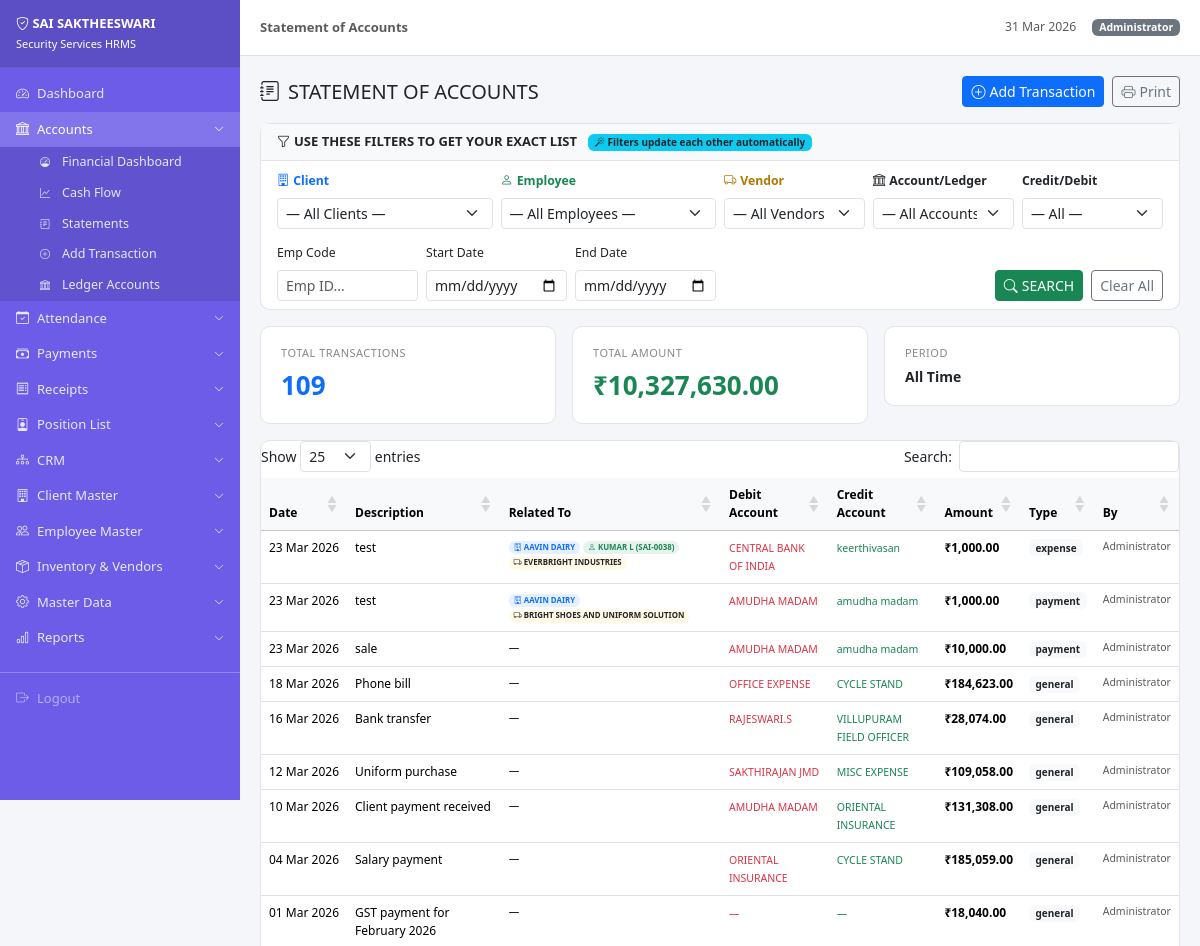
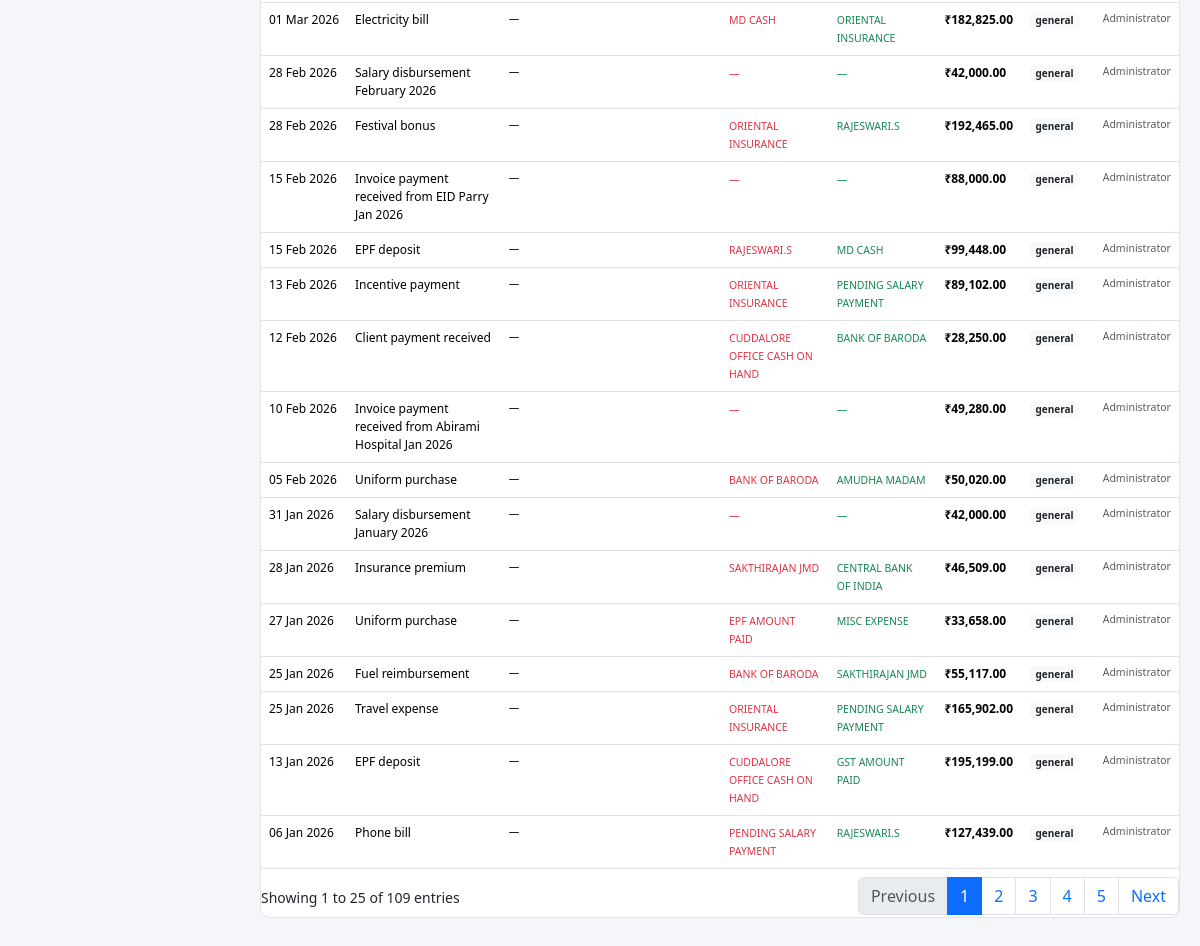
The page /index.php?url=accounts/statements (signed in) on the database its author committed (2 pictures, top to bottom).
### tables this page shows
CREATE TABLE `transactions` (
  `id` int(11) NOT NULL,
  `txn_date` date DEFAULT NULL,
  `description` text DEFAULT NULL,
  `debit_ledger_id` int(11) DEFAULT NULL,
  `credit_ledger_id` int(11) DEFAULT NULL,
  `client_id` int(11) DEFAULT NULL,
  `employee_id` int(11) DEFAULT NULL,
  `vendor_id` int(11) DEFAULT NULL,
  `txn_type` varchar(50) DEFAULT 'general',
  `amount` decimal(12,2) DEFAULT NULL,
  `remarks` text DEFAULT NULL,
  `created_by` int(11) DEFAULT NULL,
  `created_at` timestamp NOT NULL DEFAULT current_timestamp()
);

CREATE TABLE `clients` (
  `id` int(11) NOT NULL,
  `client_code` varchar(20) DEFAULT NULL,
  `company_name` varchar(200) NOT NULL,
  `contact_person` varchar(100) DEFAULT NULL,
  `role` varchar(50) DEFAULT NULL,
  `mobile` varchar(15) DEFAULT NULL,
  `whatsapp` varchar(15) DEFAULT NULL,
  `phone` varchar(20) DEFAULT NULL,
  `ext_no` varchar(20) DEFAULT NULL,
  `email` varchar(100) DEFAULT NULL,
  `gstin` varchar(20) DEFAULT NULL,
  `address` text DEFAULT NULL,
  `branch` varchar(50) DEFAULT 'CUDDALORE(HO)',
  `field_officer` varchar(100) DEFAULT NULL,
  `state` varchar(50) DEFAULT 'TAMIL NADU',
  `district` varchar(50) DEFAULT NULL,
  `taluk` varchar(50) DEFAULT NULL,
  `town` varchar(50) DEFAULT NULL,
  `pincode` varchar(10) DEFAULT NULL,
  `service_shifts` varchar(255) DEFAULT NULL,
  `invoice_schedule` varchar(100) DEFAULT NULL,
  `invoice_calculation_by` varchar(100) DEFAULT NULL,
  `bill_type` enum('GST','RCM','EXEMPT') DEFAULT 'GST',
  `status` enum('pre_client','active','inactive') DEFAULT 'pre_client',
  `reference` varchar(100) DEFAULT NULL,
  `work_order_no` varchar(50) DEFAULT NULL,
  `contract_start` date DEFAULT NULL,
  `contract_end` date DEFAULT NULL,
  `contract_value` decimal(15,2) DEFAULT 0.00,
  `notes` text DEFAULT NULL,
  `created_at` timestamp NOT NULL DEFAULT current_timestamp(),
  `quotation_file` varchar(255) DEFAULT NULL,
  `preclient_remarks` text DEFAULT NULL,
  `gst_exempted` varchar(10) DEFAULT 'No',
  `gst_calc_method` varchar(50) DEFAULT NULL,
  `sac_code` varchar(50) DEFAULT NULL,
  `salary_calc_employee` varchar(50) DEFAULT NULL,
  `month_denominator` varchar(50) DEFAULT NULL,
  `work_order_date` date DEFAULT NULL,
  `tds_avail` varchar(10) DEFAULT 'No',
  `tds_percent` decimal(5,2) DEFAULT NULL,
  `tds_on_gst_percent` decimal(5,2) DEFAULT NULL,
  `epf_avail` varchar(10) DEFAULT 'No',
  `epf_percent` decimal(5,2) DEFAULT NULL,
  `epf_on_value` varchar(50) DEFAULT NULL,
  `esi_avail` varchar(10) DEFAULT 'No',
  `esi_percent` decimal(5,2) DEFAULT NULL,
  `esi_on_value` varchar(50) DEFAULT NULL,
  `weekly_off_for` varchar(255) DEFAULT NULL,
  `company_off_days` varchar(255) DEFAULT NULL,
  `hours_per_duty` int(11) DEFAULT 8,
  `bill_send_by` varchar(50) DEFAULT NULL,
  `grace_period` int(11) DEFAULT 0,
  `service_charges_avail` varchar(10) DEFAULT 'No',
  `service_charges_type` varchar(20) DEFAULT NULL,
  `service_charges_value` decimal(10,2) DEFAULT NULL,
  `doc_attach_invoice` text DEFAULT NULL,
  `prev_contractor_name` varchar(100) DEFAULT NULL,
  `prev_contractor_mobile` varchar(20) DEFAULT NULL,
  `strength` varchar(50) DEFAULT NULL,
  `bank_account_show` varchar(100) DEFAULT NULL,
  `bill_header` varchar(10) DEFAULT 'YES',
  `bill_footer` varchar(10) DEFAULT 'YES'
);

CREATE TABLE `employees` (
  `id` int(11) NOT NULL,
  `emp_code` varchar(20) DEFAULT NULL,
  `name` varchar(100) NOT NULL,
  `father_name` varchar(100) DEFAULT NULL,
  `mother_name` varchar(100) DEFAULT NULL,
  `photo` varchar(255) DEFAULT NULL,
  `designation` varchar(100) DEFAULT NULL,
  `doj` date DEFAULT NULL,
  `date_of_walkin` date DEFAULT NULL,
  `dob` date DEFAULT NULL,
  `gender` enum('Male','Female') DEFAULT 'Male',
  `married_status` enum('Single','Married','Divorced','Widowed') DEFAULT 'Single',
  `blood_group_id` int(11) DEFAULT NULL,
  `mobile` varchar(15) DEFAULT NULL,
  `whatsapp_number` varchar(15) DEFAULT NULL,
  `email_id` varchar(100) DEFAULT NULL,
  `qualification_id` int(11) DEFAULT NULL,
  `address` text DEFAULT NULL,
  `communication_state_id` int(11) DEFAULT NULL,
  `communication_district_id` int(11) DEFAULT NULL,
  `communication_taluk_id` int(11) DEFAULT NULL,
  `communication_town_id` int(11) DEFAULT NULL,
  `communication_pincode` varchar(10) DEFAULT NULL,
  `permanent_address` text DEFAULT NULL,
  `aadhaar` varchar(12) DEFAULT NULL,
  `pan` varchar(10) DEFAULT NULL,
  `uan_no` varchar(20) DEFAULT NULL,
  `esi_no` varchar(20) DEFAULT NULL,
  `bank_name` varchar(100) DEFAULT NULL,
  `bank_account` varchar(20) DEFAULT NULL,
  `bank_ifsc` varchar(15) DEFAULT NULL,
  `basic_wage` decimal(10,2) DEFAULT 0.00,
  `epf_applicable` tinyint(1) DEFAULT 1,
  `esi_applicable` tinyint(1) DEFAULT 1,
  `insurance_amount` decimal(8,2) DEFAULT 0.00,
  `field_officer_id` int(11) DEFAULT NULL,
  `branch_id` int(11) DEFAULT NULL,
  `status` enum('pre_employee','active','inactive') DEFAULT 'pre_employee',
  `created_at` timestamp NOT NULL DEFAULT current_timestamp(),
  `emg_contact_name` varchar(100) DEFAULT NULL,
  `emg_contact_relation_id` int(11) DEFAULT NULL,
  `emg_contact_mobile` varchar(15) DEFAULT NULL,
  `trusted_person_name` varchar(100) DEFAULT NULL,
  `trusted_person_relation_id` int(11) DEFAULT NULL,
  `trusted_person_mobile` varchar(15) DEFAULT NULL,
  `introducer_relate_id` int(11) DEFAULT NULL,
  `intro_employee_id` int(11) DEFAULT NULL,
  `introducer_name` varchar(100) DEFAULT NULL,
  `introducer_mobile` varchar(15) DEFAULT NULL,
  `height_cm` decimal(5,2) DEFAULT NULL,
  `weight_kg` decimal(5,2) DEFAULT NULL,
  `chest_inches` decimal(5,2) DEFAULT NULL,
  `hip_inches` decimal(5,2) DEFAULT NULL,
  `body_type_id` int(11) DEFAULT NULL,
  `work_exp_years` int(11) DEFAULT 0,
  `prev_company` varchar(255) DEFAULT NULL,
  `prev_contact_number` varchar(15) DEFAULT NULL,
  `prev_strength` varchar(100) DEFAULT NULL,
  `reason_for_relieve` text DEFAULT NULL,
  `expected_salary_1` decimal(10,2) DEFAULT NULL,
  `expected_salary_2` decimal(10,2) DEFAULT NULL,
  `work_hours` int(11) DEFAULT 8,
  `expected_designation_id_1` int(11) DEFAULT NULL,
  `expected_designation_id_2` int(11) DEFAULT NULL,
  `expected_company_id_1` int(11) DEFAULT NULL,
  `expected_company_id_2` int(11) DEFAULT NULL,
  `exp_state_id` int(11) DEFAULT NULL,
  `exp_district_id` int(11) DEFAULT NULL,
  `exp_taluk_id` int(11) DEFAULT NULL,
  `exp_town_id` int(11) DEFAULT NULL,
  `convicted` enum('No','Yes') DEFAULT 'No',
  `convicted_reason` text DEFAULT NULL,
  `id_mark_1` varchar(255) DEFAULT NULL,
  `id_mark_2` varchar(255) DEFAULT NULL,
  `nearby_police_station` varchar(100) DEFAULT NULL,
  `referred_by_id` int(11) DEFAULT NULL,
  `remarks_extra` text DEFAULT NULL,
  `salary_da` decimal(10,2) DEFAULT 0.00,
  `salary_hra` decimal(10,2) DEFAULT 0.00,
  `salary_conv` decimal(10,2) DEFAULT 0.00,
  `salary_other` decimal(10,2) DEFAULT 0.00,
  `ot_details` varchar(255) DEFAULT NULL,
  `salary_med_wash` decimal(10,2) DEFAULT 0.00,
  `amt_for_calc_epf` decimal(10,2) DEFAULT 0.00,
  `amt_for_calc_esi` decimal(10,2) DEFAULT 0.00,
  `epf_no` varchar(50) DEFAULT NULL,
  `tds_avail` enum('YES','NO') DEFAULT 'NO',
  `tds_no` varchar(50) DEFAULT NULL,
  `nominee_name` varchar(100) DEFAULT NULL,
  `nominee_relation_id` int(11) DEFAULT NULL,
  `ins_number` varchar(50) DEFAULT NULL,
  `ins_renewal_date` date DEFAULT NULL,
  `premium_amount` decimal(10,2) DEFAULT 0.00,
  `will_have_header` enum('YES','NO') DEFAULT 'NO',
  `will_have_footer` enum('YES','NO') DEFAULT 'NO',
  `bank_branch` varchar(100) DEFAULT NULL,
  `doc_application` varchar(255) DEFAULT NULL,
  `doc_aadhaar` varchar(255) DEFAULT NULL,
  `doc_passbook` varchar(255) DEFAULT NULL,
  `doc_photo` varchar(255) DEFAULT NULL,
  `doc_settlement` varchar(255) DEFAULT NULL,
  `doc_extra_1` varchar(255) DEFAULT NULL,
  `doc_extra_2` varchar(255) DEFAULT NULL,
  `doc_extra_3` varchar(255) DEFAULT NULL
);

CREATE TABLE `vendors` (
  `id` int(11) NOT NULL,
  `vendor_name` varchar(100) DEFAULT NULL,
  `contact_name` varchar(100) DEFAULT NULL,
  `mobile` varchar(15) DEFAULT NULL,
  `address` text DEFAULT NULL
);

CREATE TABLE `ledger_accounts` (
  `id` int(11) NOT NULL,
  `account_name` varchar(100) DEFAULT NULL,
  `account_type` enum('Bank','Petty Cash','Income','Expense') DEFAULT NULL,
  `current_balance` decimal(12,2) DEFAULT 0.00
);

CREATE TABLE `users` (
  `id` int(11) NOT NULL,
  `username` varchar(50) NOT NULL,
  `password` varchar(255) NOT NULL,
  `role` enum('admin','field_officer','viewer') DEFAULT 'viewer',
  `name` varchar(100) DEFAULT NULL,
  `mobile` varchar(15) DEFAULT NULL,
  `active` tinyint(1) DEFAULT 1,
  `created_at` timestamp NOT NULL DEFAULT current_timestamp()
);

### views/accounts/statements.php (the view, shortened to what the rows shown need)
<div class="card">
  <div class="card-body p-0" style="overflow-x:auto">
    <table class="table table-hover <?= $ledId ? '' : 'datatable' ?> mb-0" style="font-size:12px">
      <thead class="table-light">
        <tr>
          <th>Date</th><th>Description</th><th>Related To</th>
          <?php if ($ledId): ?>
            <th>Particulars</th>
            <th class="text-danger">Debit</th>
            <th class="text-success">Credit</th>
            <th>Running Balance</th>
          <?php else: ?>
            <th>Debit Account</th><th>Credit Account</th><th>Amount</th>
          <?php endif; ?>
          <th>Type</th><th>By</th>
        </tr>
      </thead>
      <tbody>
      <?php foreach ($transactions as $t): ?>
      <tr>
        <td class="text-nowrap"><?= date('d M Y', strtotime($t['txn_date'])) ?></td>
        <td><?= htmlspecialchars($t['description']) ?></td>
        <td class="small">
          <?php if (!empty($t['client_name'])): ?>
          <span class="badge bg-primary bg-opacity-10 text-primary"><i class="bi bi-building"></i> <?= htmlspecialchars($t['client_name']) ?></span>
          <?php endif; ?>
          <?php if (!empty($t['emp_name'])): ?>
          <span class="badge bg-success bg-opacity-10 text-success"><i class="bi bi-person"></i> <?= htmlspecialchars($t['emp_name']) ?><?= !empty($t['emp_code_val']) ? ' ('.$t['emp_code_val'].')' : '' ?></span>
          <?php endif; ?>
          <?php if (!empty($t['vendor_name'])): ?>
          <span class="badge bg-warning bg-opacity-10 text-dark"><i class="bi bi-truck"></i> <?= htmlspecialchars($t['vendor_name']) ?></span>
          <?php endif; ?>
          <?php if (empty($t['client_name']) && empty($t['emp_name']) && empty($t['vendor_name'])): ?>—<?php endif; ?>
        </td>
        <?php if ($ledId): ?>
          <td class="small text-muted">
            <?php if (($t['dr_amount'] ?? 0) > 0): ?>To: <?= htmlspecialchars($t['credit_acct'] ?? '—') ?>
            <?php else: ?>From: <?= htmlspecialchars($t['debit_acct'] ?? '—') ?><?php endif; ?>
          </td>
          <td class="text-danger fw-semibold"><?= ($t['dr_amount'] ?? 0) > 0 ? Helper::money($t['dr_amount']) : '' ?></td>
          <td class="text-success fw-semibold"><?= ($t['cr_amount'] ?? 0) > 0 ? Helper::money($t['cr_amount']) : '' ?></td>
          <td class="fw-bold <?= ($t['running_balance'] ?? 0) >= 0 ? 'text-primary' : 'text-danger' ?>"><?= Helper::money($t['running_balance'] ?? 0) ?></td>
        <?php else: ?>
          <td><span class="text-danger small"><?= htmlspecialchars($t['debit_acct'] ?? '—') ?></span></td>
          <td><span class="text-success small"><?= htmlspecialchars($t['credit_acct'] ?? '—') ?></span></td>
          <td class="fw-semibold"><?= Helper::money($t['amount']) ?></td>
        <?php endif; ?>
        <td><span class="badge bg-light text-dark" style="font-size:10px"><?= $t['txn_type'] ?? 'general' ?></span></td>
        <td class="text-muted small"><?= htmlspecialchars($t['created_by_name'] ?? '—') ?></td>
      </tr>
      <?php endforeach; ?>
      </tbody>
    </table>
  </div>
</div>

### rows shown on the page
transactions: txn_date "23 Mar 2026", description "test", client.company_name "AAVIN DAIRY", employee.name "KUMAR L", employee.emp_code "SAI-0038", vendor.vendor_name "EVERBRIGHT INDUSTRIES", debit_ledger.account_name "CENTRAL BANK OF INDIA", credit_ledger.account_name "keerthivasan", amount "₹1,000.00", txn_type "expense", users.name "Administrator"
transactions: txn_date "23 Mar 2026", description "test", client.company_name "AAVIN DAIRY", vendor.vendor_name "BRIGHT SHOES AND UNIFORM SOLUTION", debit_ledger.account_name "AMUDHA MADAM", credit_ledger.account_name "amudha madam", amount "₹1,000.00", txn_type "payment", users.name "Administrator"
transactions: txn_date "23 Mar 2026", description "sale", debit_ledger.account_name "AMUDHA MADAM", credit_ledger.account_name "amudha madam", amount "₹10,000.00", txn_type "payment", users.name "Administrator"
transactions: txn_date "18 Mar 2026", description "Phone bill", debit_ledger.account_name "OFFICE EXPENSE", credit_ledger.account_name "CYCLE STAND", amount "₹184,623.00", txn_type "general", users.name "Administrator"
transactions: txn_date "16 Mar 2026", description "Bank transfer", debit_ledger.account_name "RAJESWARI.S", credit_ledger.account_name "VILLUPURAM FIELD OFFICER", amount "₹28,074.00", txn_type "general", users.name "Administrator"
transactions: txn_date "12 Mar 2026", description "Uniform purchase", debit_ledger.account_name "SAKTHIRAJAN JMD", credit_ledger.account_name "MISC EXPENSE", amount "₹109,058.00", txn_type "general", users.name "Administrator"
transactions: txn_date "10 Mar 2026", description "Client payment received", debit_ledger.account_name "AMUDHA MADAM", credit_ledger.account_name "ORIENTAL INSURANCE", amount "₹131,308.00", txn_type "general", users.name "Administrator"
transactions: txn_date "04 Mar 2026", description "Salary payment", debit_ledger.account_name "ORIENTAL INSURANCE", credit_ledger.account_name "CYCLE STAND", amount "₹185,059.00", txn_type "general", users.name "Administrator"
transactions: txn_date "01 Mar 2026", description "GST payment for February 2026", debit_acct "—", credit_acct "—", amount "₹18,040.00", txn_type "general", users.name "Administrator"
transactions: txn_date "01 Mar 2026", description "Electricity bill", debit_ledger.account_name "MD CASH", credit_ledger.account_name "ORIENTAL INSURANCE", amount "₹182,825.00", txn_type "general", users.name "Administrator"
transactions: txn_date "28 Feb 2026", description "Salary disbursement February 2026", debit_acct "—", credit_acct "—", amount "₹42,000.00", txn_type "general", users.name "Administrator"
transactions: txn_date "28 Feb 2026", description "Festival bonus", debit_ledger.account_name "ORIENTAL INSURANCE", credit_ledger.account_name "RAJESWARI.S", amount "₹192,465.00", txn_type "general", users.name "Administrator"
transactions: txn_date "15 Feb 2026", description "Invoice payment received from EID Parry Jan 2026", debit_acct "—", credit_acct "—", amount "₹88,000.00", txn_type "general", users.name "Administrator"
transactions: txn_date "15 Feb 2026", description "EPF deposit", debit_ledger.account_name "RAJESWARI.S", credit_ledger.account_name "MD CASH", amount "₹99,448.00", txn_type "general", users.name "Administrator"
transactions: txn_date "13 Feb 2026", description "Incentive payment", debit_ledger.account_name "ORIENTAL INSURANCE", credit_ledger.account_name "PENDING SALARY PAYMENT", amount "₹89,102.00", txn_type "general", users.name "Administrator"
transactions: txn_date "12 Feb 2026", description "Client payment received", debit_ledger.account_name "CUDDALORE OFFICE CASH ON HAND", credit_ledger.account_name "BANK OF BARODA", amount "₹28,250.00", txn_type "general", users.name "Administrator"
transactions: txn_date "10 Feb 2026", description "Invoice payment received from Abirami Hospital Jan 2026", debit_acct "—", credit_acct "—", amount "₹49,280.00", txn_type "general", users.name "Administrator"
transactions: txn_date "05 Feb 2026", description "Uniform purchase", debit_ledger.account_name "BANK OF BARODA", credit_ledger.account_name "AMUDHA MADAM", amount "₹50,020.00", txn_type "general", users.name "Administrator"
transactions: txn_date "31 Jan 2026", description "Salary disbursement January 2026", debit_acct "—", credit_acct "—", amount "₹42,000.00", txn_type "general", users.name "Administrator"
transactions: txn_date "28 Jan 2026", description "Insurance premium", debit_ledger.account_name "SAKTHIRAJAN JMD", credit_ledger.account_name "CENTRAL BANK OF INDIA", amount "₹46,509.00", txn_type "general", users.name "Administrator"
transactions: txn_date "27 Jan 2026", description "Uniform purchase", debit_ledger.account_name "EPF AMOUNT PAID", credit_ledger.account_name "MISC EXPENSE", amount "₹33,658.00", txn_type "general", users.name "Administrator"
transactions: txn_date "25 Jan 2026", description "Fuel reimbursement", debit_ledger.account_name "BANK OF BARODA", credit_ledger.account_name "SAKTHIRAJAN JMD", amount "₹55,117.00", txn_type "general", users.name "Administrator"
transactions: txn_date "25 Jan 2026", description "Travel expense", debit_ledger.account_name "ORIENTAL INSURANCE", credit_ledger.account_name "PENDING SALARY PAYMENT", amount "₹165,902.00", txn_type "general", users.name "Administrator"
transactions: txn_date "13 Jan 2026", description "EPF deposit", debit_ledger.account_name "CUDDALORE OFFICE CASH ON HAND", credit_ledger.account_name "GST AMOUNT PAID", amount "₹195,199.00", txn_type "general", users.name "Administrator"
transactions: txn_date "06 Jan 2026", description "Phone bill", debit_ledger.account_name "PENDING SALARY PAYMENT", credit_ledger.account_name "RAJESWARI.S", amount "₹127,439.00", txn_type "general", users.name "Administrator"

### other values the page prints
$pageTitle "Statement of Accounts"
Session::userName() "Administrator"
count($transactions) "109"
Helper::money($totalAmt) "₹10,327,630.00"
